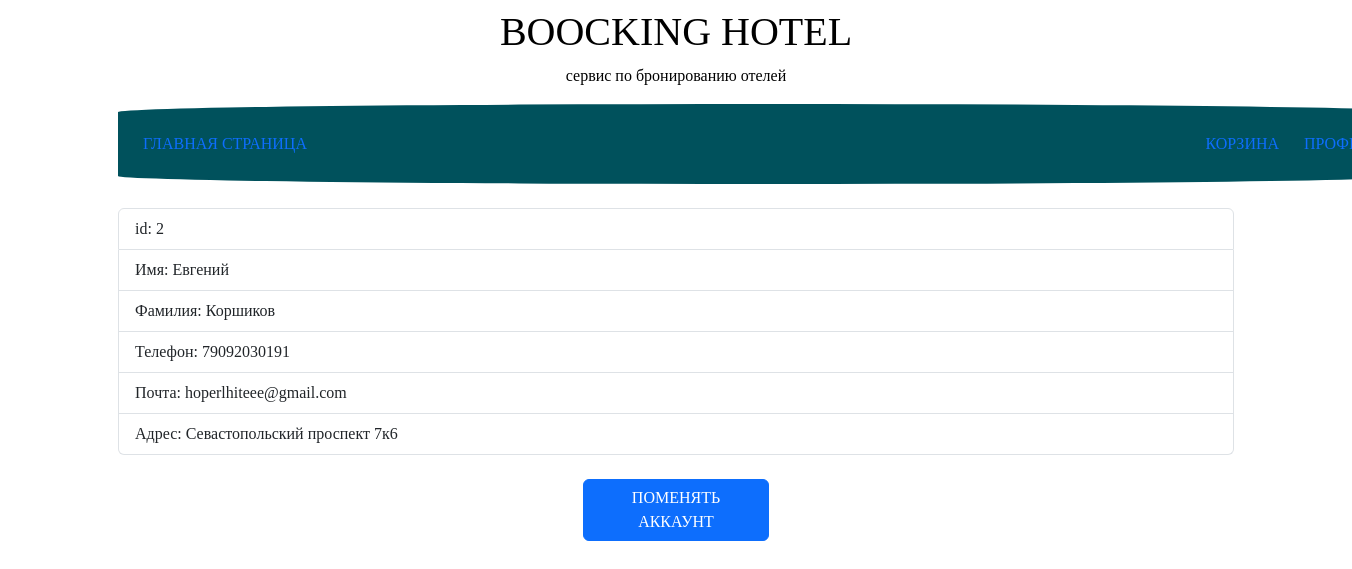
The page /profile/2 on the database its author committed.
### models.py (models this page shows)
class Customer(SQLModel, table=True):
    id: Optional[int] = Field(default=None, primary_key=True)
    first_name: str
    second_name: str
    phone: str
    email: str
    password: str
    address: str

### main.py (the view)
@app.get('/profile/{cust_id}', response_model=Customer, tags=['Pages'])
async def get_profile(request: Request, cust_id: int):
    statement = select(Customer).where(Customer.id == cust_id)
    result = session.exec(statement).first()
    if result == None:
        raise HTTPException(status_code=status.HTTP_404_NOT_FOUND)
    return templates.TemplateResponse(
        request=request,
        name='profile.html',
        context={
            'id': result.id,
            'first_name': result.first_name,
            'second_name': result.second_name,
            'phone': result.phone,
            'email': result.email,
            'address': result.address
        }
    )

### templates/profile.html (shortened to what this page needs)
<!DOCTYPE html>
<html lang="en">
<head>
    <link href="https://cdn.jsdelivr.net/npm/bootstrap@5.3.3/dist/css/bootstrap.min.css" rel="stylesheet"
>
</head></head>
</head>
<body>
<!DOCTYPE html>
<html>
<head>
</head>
<body>
    <div class="center-text">
        <h1>BOOCKING HOTEL</h1>
        <p>сервис по бронированию отелей</p>
    </div>
</body>
</html>
    <div class="container">
        <div style='width: 1300px;
        height: 80px;
        border-radius: 50%/10%;
        position: relative; ;background-color: #00515c;background-size: cover; background-position: center; display: flex; justify-content: space-between; align-items: center; padding: 25px;' class="header">
            <div class="center">
                <a href="{{ url_for('get_all_hotel') }}">ГЛАВНАЯ СТРАНИЦА</a>
            </div>
            <div style="width: 200px; display: flex; justify-content: space-around;" class="right">
                <a href="{{ url_for('get_cart_page') }}">КОРЗИНА</a>
                <a href="{{ url_for('get_login_page') }}">ПРОФИЛЬ</a>
            </div>
        </div>
        <br>
        {%block body%}
        <ul class="list-group">
            <li class="list-group-item">id: {{id}}</li>
            <li class="list-group-item">Имя: {{first_name}}</li>
            <li class="list-group-item">Фамилия: {{second_name}}</li>
            <li class="list-group-item">Телефон: {{phone}}</li>
            <li class="list-group-item">Почта: {{email}}</li>
            <li class="list-group-item">Адрес: {{address}}</li>
        </ul>
        {% endblock %}
        <br>
        <div class="d-grid gap-5 col-2 mx-auto">
            <a class="btn btn-primary" href="{{ url_for('switch_account') }}">ПОМЕНЯТЬ АККАУНТ</a>
        </div>
    </div>
</body>
</html>

### templates/profile.html (style rules this page uses)
a { text-decoration: none; }
body { font-family: "Uni Sans"; color: black; }
body { background-image: url(https://i.yapx.ru/XgCru.png); }
.center-text { text-align: center; font-family: Uni Sans; }

### rows shown on the page
Customer: first_name "Евгений", second_name "Коршиков", phone "79092030191", email "hoperlhiteee@gmail.com", address "Севастопольский проспект 7к6"

### other values the page prints
{{ id }} "2"
